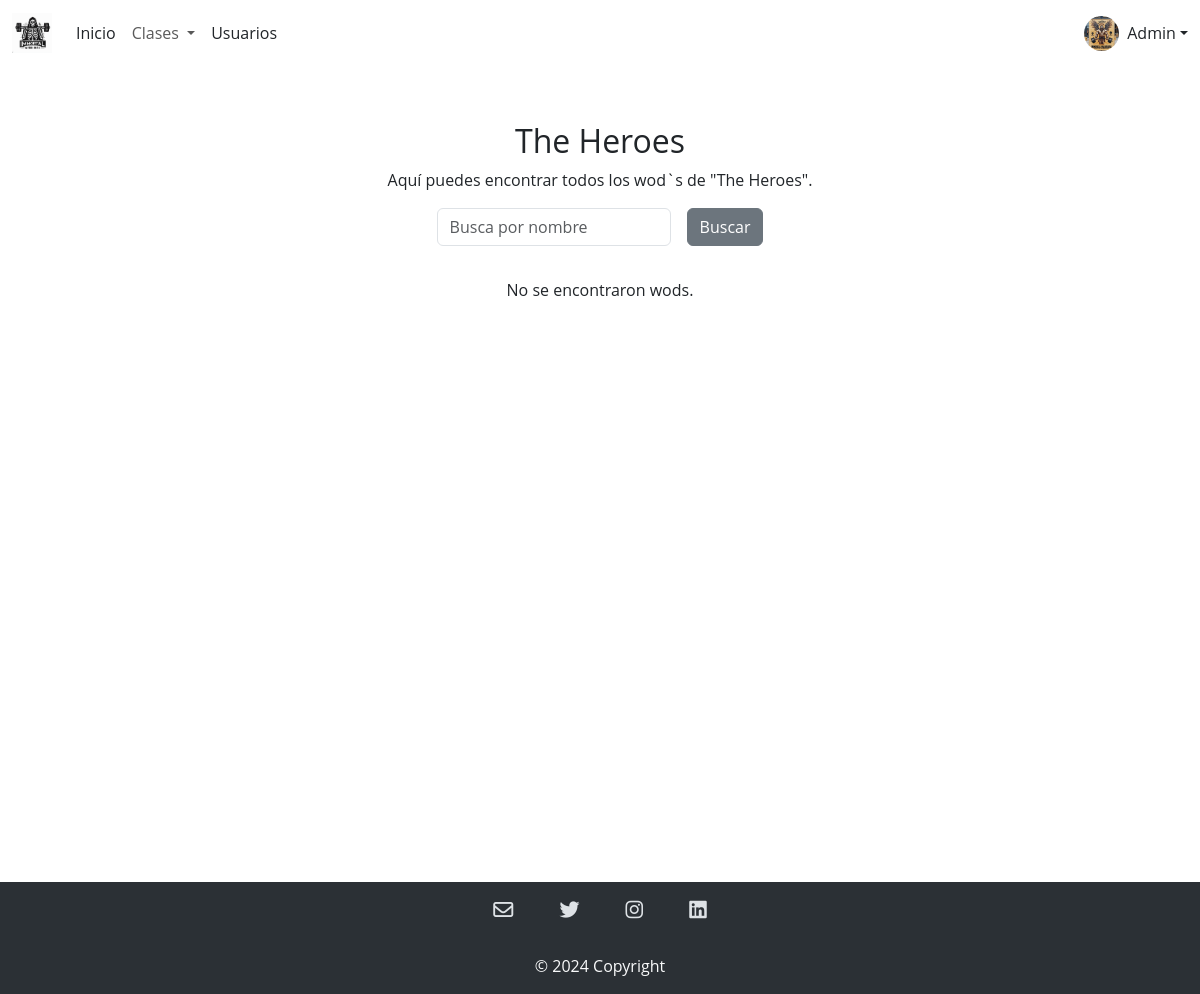
Page /admin/distancias.php on the earlier database version.
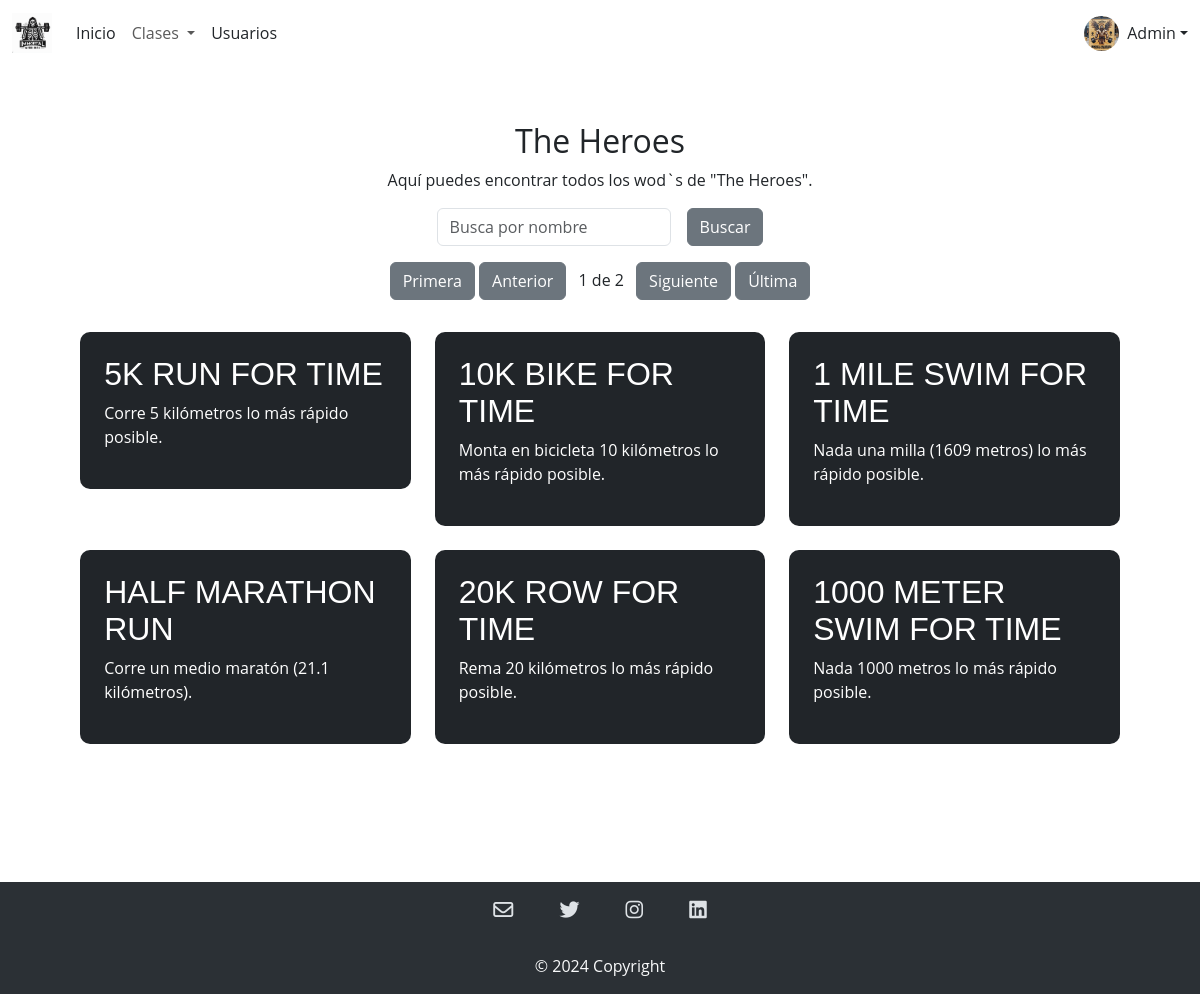
Same page on the later database version.
### tables this page shows
CREATE TABLE `wods` (
  `ID_Wods` int(11) NOT NULL,
  `Nombre` varchar(255) NOT NULL,
  `Descripcion` varchar(255) NOT NULL,
  `Tipo` enum('The Girls','The Heroes','Programas','Distancias','Desafios','Qualifiers') NOT NULL
);

### admin/distancias.php (the view, shortened to what this page needs)
<?php
include '../modulos/headerAdmin.php';
?>
<?php
include '../CRUD/conexion.php';
$resultados_por_pagina = 6;
$sql_total = "SELECT COUNT(*) as total FROM wods WHERE tipo = 'Distancias'";
$result_total = $conexion->query($sql_total);
$row_total = $result_total->fetch_assoc();
$total_resultados = $row_total['total'];
$total_paginas = ceil($total_resultados / $resultados_por_pagina);
$pagina_actual = isset($_GET['pagina']) ? $_GET['pagina'] : 1;
$inicio = ($pagina_actual - 1) * $resultados_por_pagina;
$sql_pagina = "SELECT * FROM wods WHERE tipo = 'Distancias' LIMIT $inicio, $resultados_por_pagina";
$result_pagina = $conexion->query($sql_pagina);
?>
<section class="general bg-white my-2">
    <div class="container mt-5">
        <h2 class="text-center">The Heroes</h2>
        <div class="text-center">
            <p>Aquí puedes encontrar todos los wod`s de "The Heroes".</p>
        </div>
        <div id="data-table-basic_filter" class="d-flex justify-content-center gap-3">
            <label class="text-center">
                <input type="search" class="form-control" id="inputBusqueda" placeholder="Busca por nombre" aria-controls="data-table-basic">
            </label>
            <button class="btn btn-secondary ml-3">Buscar</button>
        </div>
        <div id="pagination" class="text-center m-3 ">
            <?php if ($total_paginas > 1) : ?>
                <a href="?pagina=1" class="btn btn-secondary">Primera</a>
                <a href="?pagina=<?php echo $pagina_actual > 1 ? $pagina_actual - 1 : 1; ?>" class="btn btn-secondary">Anterior</a>
                <span class="mx-2"><?php echo $pagina_actual; ?> de <?php echo $total_paginas; ?></span>
                <a href="?pagina=<?php echo $pagina_actual < $total_paginas ? $pagina_actual + 1 : $total_paginas; ?>" class="btn btn-secondary">Siguiente</a>
                <a href="?pagina=<?php echo $total_paginas; ?>" class="btn btn-secondary">Última</a>
            <?php endif; ?>
        </div>
        <div class="row p-3" id="wodContainer">
            <?php
            if ($result_pagina->num_rows > 0) {
                while ($wod = $result_pagina->fetch_assoc()) {
            ?>
                    <div class="cuadro-wod col-md-6 col-lg-4 mb-4 cuadro-wod">
                        <div class="p-4 bg-dark">
                            <h4 class="titulo-wods"><?php echo $wod['Nombre']; ?></h4>
                            <p><?php echo $wod['Descripcion']; ?></p>
                        </div>
                    </div>
            <?php
                }
            } else {
                echo "No se encontraron wods.";
            }
            ?>
        </div>
    </div>
</section>
<?php
include '../modulos/footer.php';
?>

Differences in the rows shown:
added wods: Nombre "5K RUN FOR TIME", Descripcion "Corre 5 kilómetros lo más rápido posible."
added wods: Nombre "10K BIKE FOR TIME", Descripcion "Monta en bicicleta 10 kilómetros lo más rápido posible."
added wods: Nombre "1 MILE SWIM FOR TIME", Descripcion "Nada una milla (1609 metros) lo más rápido posible."
added wods: Nombre "HALF MARATHON RUN", Descripcion "Corre un medio maratón (21.1 kilómetros)."
added wods: Nombre "20K ROW FOR TIME", Descripcion "Rema 20 kilómetros lo más rápido posible."
added wods: Nombre "1000 METER SWIM FOR TIME", Descripcion "Nada 1000 metros lo más rápido posible."
Other differences:
$pagina_actual: (not shown) → "1"
$total_paginas: (not shown) → "2"
text no longer shown: "No se encontraron wods."
text now shown: "Primera Anterior de Siguiente Última"
